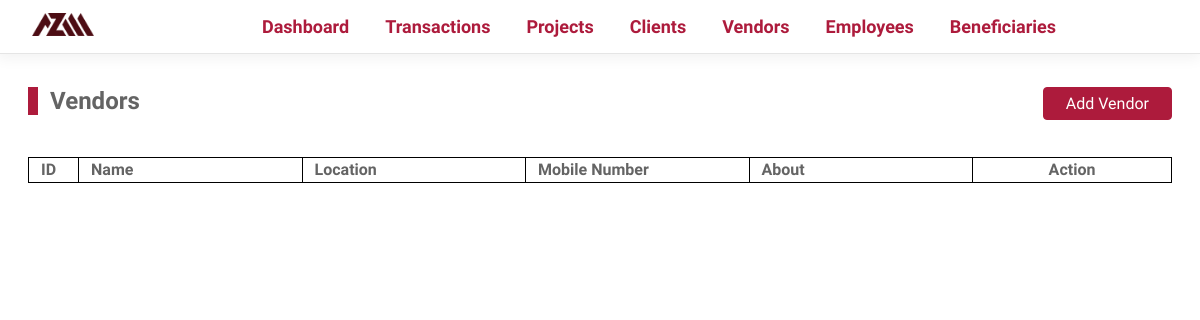
Page /vendors on the earlier database version.
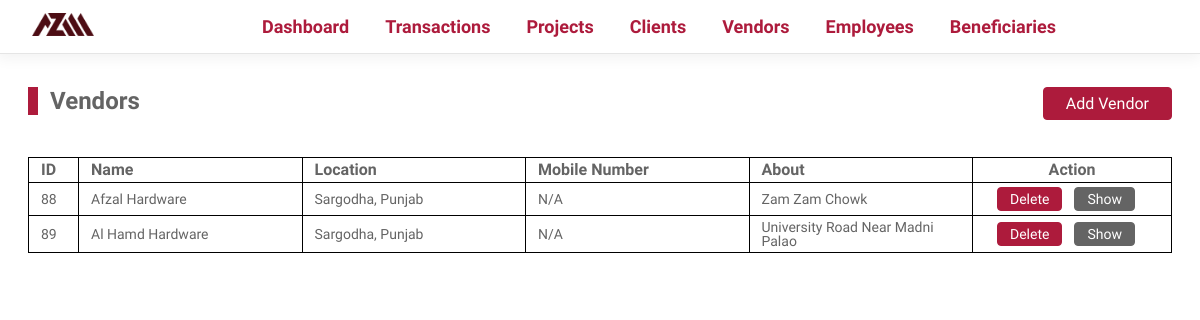
Same page on the later database version.
### tables this page shows
CREATE TABLE IF NOT EXISTS `vendors` (
  `vendor_id` int NOT NULL AUTO_INCREMENT,
  `vendor_name` varchar(255) NOT NULL,
  `vendor_city` int NOT NULL,
  `vendor_cell_primary` varchar(255) NOT NULL,
  `vendor_cell_secondary` varchar(255) NOT NULL,
  `vendor_about` varchar(255) NOT NULL,
  `bank_account` int DEFAULT NULL,
  `active` tinyint(1) NOT NULL DEFAULT '1',
  PRIMARY KEY (`vendor_id`),
  KEY `FK_VENDORS_CITIES` (`vendor_city`),
  KEY `FL_VENDORS_BANK_ACCOUNTS` (`bank_account`)
);

CREATE TABLE IF NOT EXISTS `cities` (
  `city_id` int NOT NULL AUTO_INCREMENT,
  `city_name` varchar(28) NOT NULL,
  `city_province` int NOT NULL,
  PRIMARY KEY (`city_id`),
  KEY `city_province` (`city_province`),
  KEY `city_province_2` (`city_province`)
);

CREATE TABLE IF NOT EXISTS `provinces` (
  `province_id` int NOT NULL AUTO_INCREMENT,
  `province_name` varchar(28) NOT NULL,
  PRIMARY KEY (`province_id`)
);

### Core/helpers.php (called while the page is built, shortened)
<?php
function controller($dir, $controller){
    require __DIR__ . DIRECTORY_SEPARATOR . '..' . DIRECTORY_SEPARATOR . "Controllers"    .   DIRECTORY_SEPARATOR .   $dir    .   DIRECTORY_SEPARATOR .   $controller .   ".php";
}
function view($dir, $view, $args =   []){
    extract($args);
    require __DIR__ . DIRECTORY_SEPARATOR . '..' . DIRECTORY_SEPARATOR . "Views"    .   DIRECTORY_SEPARATOR .   $dir    .   DIRECTORY_SEPARATOR .   $view   .   ".view.php";
}
?>

### Controllers/Vendors/index.php (called while the page is built, shortened)
<?php
$vendors   =   new Vendors($config);
$args['vendors']   =   $vendors->all();
view("vendors","index", $args);
?>

### Public/index.php (called while the page is built, shortened)
<?php
$config =   require("../config.php");
$uri    =   parse_url($_SERVER['REQUEST_URI'])['path'];
$method =   isset($_POST['__method'])?$_POST['__method']:$_SERVER['REQUEST_METHOD'];
require ('../core/helpers.php');
$router =   new Router();
$router->route($uri,$method);
?>

### config.php (called while the page is built)
<?php
return  [
    'database'  =>  [
        'host'      =>  'localhost',
        'dbname'    =>  'mmz',
        'user'      =>  'root',
        'passwod'    =>  'root'
    ]
]
?>

### Core/Database.php (called while the page is built, shortened)
<?php
class Database{
    protected $conn;
    protected function __construct($config){
        $dsn    =   'mysql:' .   http_build_query($config['database'],'',';');
        $this->conn =   new PDO($dsn);
        $this->conn->setAttribute(PDO::ATTR_DEFAULT_FETCH_MODE, PDO::FETCH_ASSOC);
    }
    protected function query($sql, $args){
        $stmt   =   $this->conn->prepare($sql);
        $stmt->execute($args);
        return $stmt;
    }
    protected function fetchAllOrAbort($query, $args =   []){
        try{
            $response   =   $this->query($query, $args);
            $result     =   $response->fetchAll();
            return $result;
        }catch(PDOException $e){
            $this->abort($e->getMessage());
        }
    }
}
?>

### Models/Vendors.php (called while the page is built, shortened)
<?php
class Vendors extends Database{
    public function all(){
        $query = "SELECT
                v.vendor_name,
                v.vendor_id,
                v.vendor_about,
                c.city_name,
                v.vendor_cell_primary,
                v.vendor_cell_secondary,
                c.city_name,
                p.province_name,
                ba.bank_account_title,
                ba.bank_account_number, b.bank_name
                FROM `vendors`                                      AS                              v
                LEFT JOIN cities                                    AS                              c
                ON          c.city_id                               =                               v.vendor_city
                LEFT JOIN provinces                                 AS                              p
                ON          p.province_id                           =                               c.city_province
                LEFT JOIN bank_accounts                             AS                              ba
                ON          ba.vendor_id                            =                               v.vendor_id
                LEFT JOIN banks                                     AS                              b
                ON          b.bank_id                               =                               ba.bank_account_bank
                WHERE
                active                                              =                               true";
        $result = $this->fetchAllOrAbort($query);
        return $result;
    }
}
?>

### Views/Vendors/index.view.php (the view, shortened to what this page needs)
<body>
    <div class="main_content">
        <div class="content_head">
            <h2 class="title">Vendors</h2>
            <div class="options">
                <a href="/add-vendor">Add Vendor</a>
            </div>
        </div>
        <div class="table vendors_list">
            <div class="row headings">
                <div class="col">ID</div>
                <div class="col">Name</div>
                <div class="col">Location</div>
                <div class="col">Mobile Number</div>
                <div class="col">About</div>
                <div class="col">Action</div>
            </div>
            <?php if(isset($vendors) && !empty($vendors)): ?>
                <?php foreach($vendors as $vendor): ?>
                    <?php extract($vendor) ?>
                    <div class="row">
                        <div class="col"><?php echo $vendor_id ?></div>
                        <div class="col"><?php echo $vendor_name ?></div>
                        <div class="col"><?php echo $city_name .", ".$province_name; ?></div>
                        <div class="col"><?php echo (empty($vendor_cell_primary)?"N/A": $vendor_cell_primary).(empty($vendor_cell_secondary)?"":", ".$vendor_cell_secondary) ?></div>
                        <div class="col"><?php echo empty($vendor_about)?"N/A": $vendor_about ?></div>
                        <div class="col">
                            <a href="delete-vendor?id=<?php echo $vendor_id ?>" class="danger">Delete</a>
                            <a href="/vendor?id=<?php echo $vendor_id ?>" class="secondary">Show</a>
                        </div>
                    </div>
                <?php endforeach ?>
            <?php endif ?>
        </div>
    </div>
</body>
</html>

Differences in the rows shown:
added vendors: vendor_id "88", vendor_name "Afzal Hardware", vendor_city.city_name "Sargodha", provinces.province_name "Punjab", vendor_about "Zam Zam Chowk"
added vendors: vendor_id "89", vendor_name "Al Hamd Hardware", vendor_city.city_name "Sargodha", provinces.province_name "Punjab", vendor_about "University Road Near Madni Palao"
